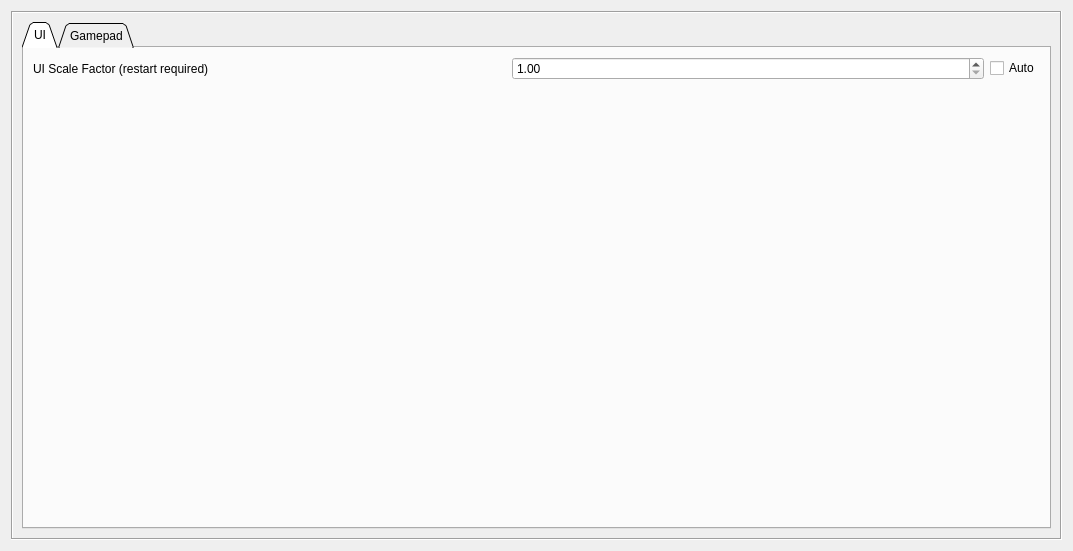
<?xml version="1.0" encoding="UTF-8"?>
<ui version="4.0">
 <class>PageSettings</class>
 <widget class="QWidget" name="PageSettings">
  <property name="geometry">
   <rect>
    <x>0</x>
    <y>0</y>
    <width>1073</width>
    <height>551</height>
   </rect>
  </property>
  <property name="windowTitle">
   <string>Form</string>
  </property>
  <layout class="QVBoxLayout" name="verticalLayout_2">
   <item>
    <widget class="QFrame" name="frame">
     <property name="frameShape">
      <enum>QFrame::Box</enum>
     </property>
     <property name="frameShadow">
      <enum>QFrame::Sunken</enum>
     </property>
     <property name="lineWidth">
      <number>1</number>
     </property>
     <layout class="QVBoxLayout" name="verticalLayout_3">
      <item>
       <widget class="QTabWidget" name="tabWidget">
        <property name="tabShape">
         <enum>QTabWidget::Triangular</enum>
        </property>
        <property name="currentIndex">
         <number>0</number>
        </property>
        <widget class="QWidget" name="tab">
         <attribute name="title">
          <string>UI</string>
         </attribute>
         <layout class="QVBoxLayout" name="verticalLayout">
          <item>
           <layout class="QHBoxLayout" name="horizontalLayout">
            <item>
             <widget class="QLabel" name="label">
              <property name="text">
               <string>UI Scale Factor (restart required)</string>
              </property>
             </widget>
            </item>
            <item>
             <widget class="QDoubleSpinBox" name="uiScaleBox">
              <property name="toolTip">
               <string>&lt;html&gt;&lt;head/&gt;&lt;body&gt;&lt;p&gt;Scale the user intefrace with this factor. Useful for high resolution monitors. variESC Tool must be restarted for this setting to take effect.&lt;/p&gt;&lt;/body&gt;&lt;/html&gt;</string>
              </property>
              <property name="minimum">
               <double>1.000000000000000</double>
              </property>
              <property name="maximum">
               <double>3.000000000000000</double>
              </property>
              <property name="singleStep">
               <double>0.100000000000000</double>
              </property>
             </widget>
            </item>
            <item>
             <widget class="QCheckBox" name="uiAutoScaleBox">
              <property name="sizePolicy">
               <sizepolicy hsizetype="Fixed" vsizetype="Fixed">
                <horstretch>0</horstretch>
                <verstretch>0</verstretch>
               </sizepolicy>
              </property>
              <property name="toolTip">
               <string>&lt;html&gt;&lt;head/&gt;&lt;body&gt;&lt;p&gt;Try to determine the scaling factor automatically from the screen resolution and the system font settings. variESC Tool must be restarted for this setting to take effect.&lt;/p&gt;&lt;/body&gt;&lt;/html&gt;</string>
              </property>
              <property name="text">
               <string>Auto</string>
              </property>
             </widget>
            </item>
           </layout>
          </item>
          <item>
           <spacer name="verticalSpacer">
            <property name="orientation">
             <enum>Qt::Vertical</enum>
            </property>
            <property name="sizeHint" stdset="0">
             <size>
              <width>20</width>
              <height>144</height>
             </size>
            </property>
           </spacer>
          </item>
         </layout>
        </widget>
        <widget class="QWidget" name="tab_2">
         <attribute name="title">
          <string>Gamepad</string>
         </attribute>
         <layout class="QVBoxLayout" name="verticalLayout_4" stretch="0,0,1">
          <item>
           <widget class="QGroupBox" name="groupBox_2">
            <property name="title">
             <string>Axis Monitoring and Configuration</string>
            </property>
            <layout class="QHBoxLayout" name="horizontalLayout_2" stretch="1,1">
             <property name="leftMargin">
              <number>6</number>
             </property>
             <property name="topMargin">
              <number>6</number>
             </property>
             <property name="rightMargin">
              <number>6</number>
             </property>
             <property name="bottomMargin">
              <number>6</number>
             </property>
             <item>
              <layout class="QGridLayout" name="gridLayout">
               <property name="spacing">
                <number>2</number>
               </property>
               <item row="3" column="1">
                <widget class="QProgressBar" name="jsAxis4Bar">
                 <property name="minimum">
                  <number>-1000</number>
                 </property>
                 <property name="maximum">
                  <number>1000</number>
                 </property>
                 <property name="value">
                  <number>0</number>
                 </property>
                 <property name="format">
                  <string>%v</string>
                 </property>
                </widget>
               </item>
               <item row="0" column="1">
                <widget class="QProgressBar" name="jsAxis1Bar">
                 <property name="minimum">
                  <number>-1000</number>
                 </property>
                 <property name="maximum">
                  <number>1000</number>
                 </property>
                 <property name="value">
                  <number>0</number>
                 </property>
                 <property name="format">
                  <string>%v</string>
                 </property>
                </widget>
               </item>
               <item row="1" column="1">
                <widget class="QProgressBar" name="jsAxis2Bar">
                 <property name="minimum">
                  <number>-1000</number>
                 </property>
                 <property name="maximum">
                  <number>1000</number>
                 </property>
                 <property name="value">
                  <number>0</number>
                 </property>
                 <property name="format">
                  <string>%v</string>
                 </property>
                </widget>
               </item>
               <item row="0" column="0">
                <widget class="QLabel" name="label_2">
                 <property name="text">
                  <string>Axis 1</string>
                 </property>
                </widget>
               </item>
               <item row="1" column="0">
                <widget class="QLabel" name="label_3">
                 <property name="text">
                  <string>Axis 2</string>
                 </property>
                </widget>
               </item>
               <item row="3" column="0">
                <widget class="QLabel" name="label_5">
                 <property name="text">
                  <string>Axis 4</string>
                 </property>
                </widget>
               </item>
               <item row="2" column="1">
                <widget class="QProgressBar" name="jsAxis3Bar">
                 <property name="minimum">
                  <number>-1000</number>
                 </property>
                 <property name="maximum">
                  <number>1000</number>
                 </property>
                 <property name="value">
                  <number>0</number>
                 </property>
                 <property name="format">
                  <string>%v</string>
                 </property>
                </widget>
               </item>
               <item row="2" column="0">
                <widget class="QLabel" name="label_4">
                 <property name="text">
                  <string>Axis 3</string>
                 </property>
                </widget>
               </item>
               <item row="0" column="2">
                <widget class="QPushButton" name="jsConf1Button">
                 <property name="text">
                  <string>Configure</string>
                 </property>
                 <property name="icon">
                  <iconset resource="../res.qrc">
                   <normaloff>:/res/icons/Horizontal Settings Mixer-96.png</normaloff>:/res/icons/Horizontal Settings Mixer-96.png</iconset>
                 </property>
                </widget>
               </item>
               <item row="1" column="2">
                <widget class="QPushButton" name="jsConf2Button">
                 <property name="text">
                  <string>Configure</string>
                 </property>
                 <property name="icon">
                  <iconset resource="../res.qrc">
                   <normaloff>:/res/icons/Horizontal Settings Mixer-96.png</normaloff>:/res/icons/Horizontal Settings Mixer-96.png</iconset>
                 </property>
                </widget>
               </item>
               <item row="2" column="2">
                <widget class="QPushButton" name="jsConf3Button">
                 <property name="text">
                  <string>Configure</string>
                 </property>
                 <property name="icon">
                  <iconset resource="../res.qrc">
                   <normaloff>:/res/icons/Horizontal Settings Mixer-96.png</normaloff>:/res/icons/Horizontal Settings Mixer-96.png</iconset>
                 </property>
                </widget>
               </item>
               <item row="3" column="2">
                <widget class="QPushButton" name="jsConf4Button">
                 <property name="text">
                  <string>Configure</string>
                 </property>
                 <property name="icon">
                  <iconset resource="../res.qrc">
                   <normaloff>:/res/icons/Horizontal Settings Mixer-96.png</normaloff>:/res/icons/Horizontal Settings Mixer-96.png</iconset>
                 </property>
                </widget>
               </item>
              </layout>
             </item>
             <item>
              <layout class="QGridLayout" name="gridLayout_2">
               <property name="spacing">
                <number>2</number>
               </property>
               <item row="1" column="1">
                <widget class="QPushButton" name="jsConnectButton">
                 <property name="text">
                  <string>Connect</string>
                 </property>
                 <property name="icon">
                  <iconset resource="../res.qrc">
                   <normaloff>:/res/icons/Connected-96.png</normaloff>:/res/icons/Connected-96.png</iconset>
                 </property>
                </widget>
               </item>
               <item row="1" column="0">
                <widget class="QPushButton" name="jsScanButton">
                 <property name="text">
                  <string>Scan</string>
                 </property>
                 <property name="icon">
                  <iconset resource="../res.qrc">
                   <normaloff>:/res/icons/Refresh-96.png</normaloff>:/res/icons/Refresh-96.png</iconset>
                 </property>
                </widget>
               </item>
               <item row="0" column="0" colspan="2">
                <widget class="QComboBox" name="jsListBox"/>
               </item>
               <item row="3" column="1">
                <spacer name="verticalSpacer_2">
                 <property name="orientation">
                  <enum>Qt::Vertical</enum>
                 </property>
                 <property name="sizeHint" stdset="0">
                  <size>
                   <width>20</width>
                   <height>10</height>
                  </size>
                 </property>
                </spacer>
               </item>
               <item row="2" column="0" colspan="2">
                <widget class="QPushButton" name="jsResetConfigButton">
                 <property name="text">
                  <string>Reset Configuration</string>
                 </property>
                 <property name="icon">
                  <iconset resource="../res.qrc">
                   <normaloff>:/res/icons/Restart-96.png</normaloff>:/res/icons/Restart-96.png</iconset>
                 </property>
                </widget>
               </item>
              </layout>
             </item>
            </layout>
           </widget>
          </item>
          <item>
           <widget class="QGroupBox" name="groupBox">
            <property name="title">
             <string>Interpretation</string>
            </property>
            <layout class="QGridLayout" name="gridLayout_3">
             <property name="leftMargin">
              <number>6</number>
             </property>
             <property name="topMargin">
              <number>6</number>
             </property>
             <property name="rightMargin">
              <number>6</number>
             </property>
             <property name="bottomMargin">
              <number>6</number>
             </property>
             <property name="spacing">
              <number>2</number>
             </property>
             <item row="3" column="1">
              <widget class="QDoubleSpinBox" name="jsCurrentMaxBox">
               <property name="prefix">
                <string>Max Current: </string>
               </property>
               <property name="suffix">
                <string> A</string>
               </property>
               <property name="maximum">
                <double>1000.000000000000000</double>
               </property>
               <property name="value">
                <double>10.000000000000000</double>
               </property>
              </widget>
             </item>
             <item row="4" column="1">
              <widget class="QDoubleSpinBox" name="jsErpmMaxBox">
               <property name="prefix">
                <string>Max ERPM: </string>
               </property>
               <property name="decimals">
                <number>0</number>
               </property>
               <property name="maximum">
                <double>300000.000000000000000</double>
               </property>
               <property name="value">
                <double>60000.000000000000000</double>
               </property>
              </widget>
             </item>
             <item row="2" column="0">
              <widget class="QCheckBox" name="jsBidirectionalBox">
               <property name="text">
                <string>Bidirectional</string>
               </property>
              </widget>
             </item>
             <item row="0" column="1">
              <widget class="QComboBox" name="jsControlTypeBox">
               <item>
                <property name="text">
                 <string>Current Control</string>
                </property>
               </item>
               <item>
                <property name="text">
                 <string>Current Control Brake</string>
                </property>
               </item>
               <item>
                <property name="text">
                 <string>Duty Control</string>
                </property>
               </item>
               <item>
                <property name="text">
                 <string>Speed Control</string>
                </property>
               </item>
               <item>
                <property name="text">
                 <string>Position Control</string>
                </property>
               </item>
              </widget>
             </item>
             <item row="4" column="0">
              <widget class="QDoubleSpinBox" name="jsErpmMinBox">
               <property name="prefix">
                <string>Min ERPM: </string>
               </property>
               <property name="decimals">
                <number>0</number>
               </property>
               <property name="minimum">
                <double>-300000.000000000000000</double>
               </property>
               <property name="maximum">
                <double>0.000000000000000</double>
               </property>
               <property name="value">
                <double>-30000.000000000000000</double>
               </property>
              </widget>
             </item>
             <item row="3" column="0">
              <widget class="QDoubleSpinBox" name="jsCurrentMinBox">
               <property name="prefix">
                <string>Min Current: </string>
               </property>
               <property name="suffix">
                <string> A</string>
               </property>
               <property name="minimum">
                <double>-1000.000000000000000</double>
               </property>
               <property name="maximum">
                <double>0.000000000000000</double>
               </property>
               <property name="value">
                <double>-10.000000000000000</double>
               </property>
              </widget>
             </item>
             <item row="2" column="1">
              <widget class="QCheckBox" name="jsInvertedBox">
               <property name="text">
                <string>Inverted</string>
               </property>
              </widget>
             </item>
             <item row="5" column="0">
              <widget class="QCheckBox" name="jsConfigOkBox">
               <property name="text">
                <string>Configuration is OK (check this box manually when done)</string>
               </property>
              </widget>
             </item>
             <item row="1" column="1">
              <widget class="QSpinBox" name="jsMaxBox">
               <property name="prefix">
                <string>Max: </string>
               </property>
               <property name="minimum">
                <number>-1000</number>
               </property>
               <property name="maximum">
                <number>1000</number>
               </property>
               <property name="value">
                <number>1000</number>
               </property>
              </widget>
             </item>
             <item row="1" column="0">
              <widget class="QSpinBox" name="jsMinBox">
               <property name="prefix">
                <string>Min: </string>
               </property>
               <property name="minimum">
                <number>-1000</number>
               </property>
               <property name="maximum">
                <number>1000</number>
               </property>
               <property name="value">
                <number>-1000</number>
               </property>
              </widget>
             </item>
             <item row="6" column="0" colspan="2">
              <widget class="DisplayBar" name="jsDisp" native="true">
               <property name="minimumSize">
                <size>
                 <width>0</width>
                 <height>30</height>
                </size>
               </property>
              </widget>
             </item>
             <item row="0" column="0">
              <widget class="QComboBox" name="jseAxisBox">
               <item>
                <property name="text">
                 <string>Use Axis 1</string>
                </property>
               </item>
               <item>
                <property name="text">
                 <string>Use Axis 2</string>
                </property>
               </item>
               <item>
                <property name="text">
                 <string>Use Axis 3</string>
                </property>
               </item>
               <item>
                <property name="text">
                 <string>Use Axis 4</string>
                </property>
               </item>
              </widget>
             </item>
            </layout>
           </widget>
          </item>
          <item>
           <spacer name="verticalSpacer_3">
            <property name="orientation">
             <enum>Qt::Vertical</enum>
            </property>
            <property name="sizeHint" stdset="0">
             <size>
              <width>20</width>
              <height>40</height>
             </size>
            </property>
           </spacer>
          </item>
         </layout>
        </widget>
       </widget>
      </item>
     </layout>
    </widget>
   </item>
  </layout>
 </widget>
 <customwidgets>
  <customwidget>
   <class>DisplayBar</class>
   <extends>QWidget</extends>
   <header>widgets/displaybar.h</header>
   <container>1</container>
  </customwidget>
 </customwidgets>
 <resources>
  <include location="../res.qrc"/>
 </resources>
 <connections/>
</ui>
